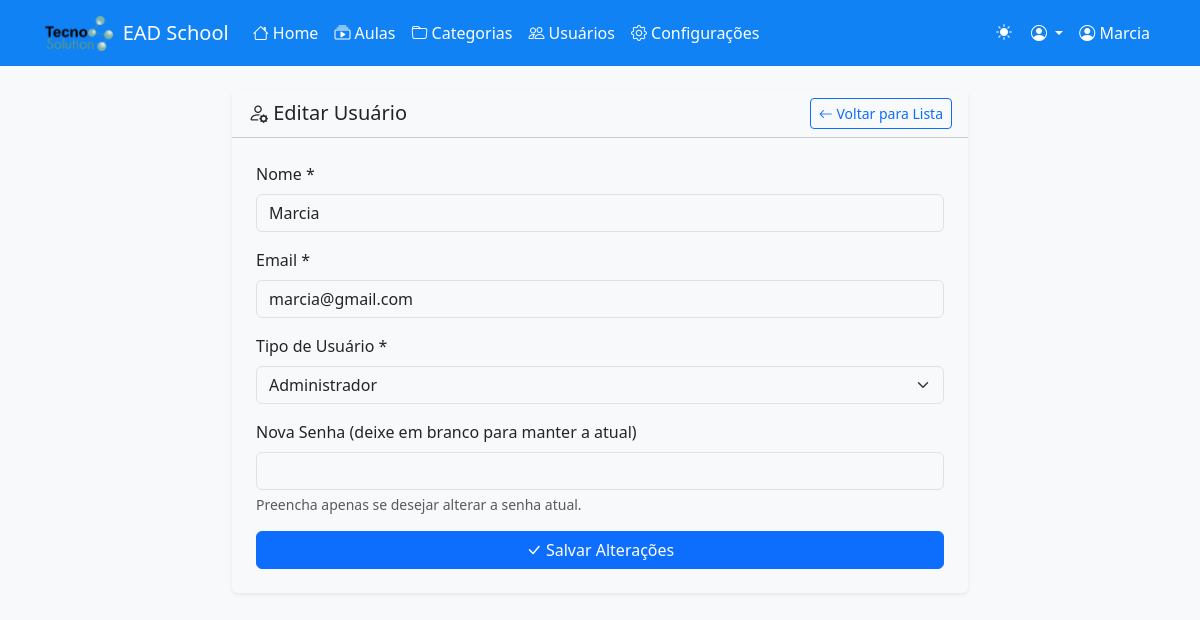
/edit-user.php?id=1 (signed in), run on the app's committed database.
### tables this page shows
CREATE TABLE `users` (
  `id` int(11) NOT NULL,
  `name` varchar(100) NOT NULL,
  `email` varchar(100) NOT NULL,
  `type` enum('admin','user') DEFAULT 'user',
  `password` varchar(255) NOT NULL,
  `created_at` timestamp NOT NULL DEFAULT current_timestamp()
);

### edit-user.php (the view, shortened to what this page needs)
<?php
require_once 'config.php';
$user_id = isset($_GET['id']) ? (int)$_GET['id'] : 0;
$stmt = $pdo->prepare("SELECT * FROM users WHERE id = ?");
$stmt->execute([$user_id]);
$user = $stmt->fetch();
require_once 'includes/header.php';
?>
<div class="container py-4">
    <div class="row justify-content-center">
        <div class="col-md-8">
            <div class="card border-0 shadow-sm">
                <div class="card-header bg-transparent d-flex justify-content-between align-items-center">
                    <h5 class="mb-0">
                        <i class="bi bi-person-gear"></i> Editar Usuário
                    </h5>
                    <a href="users.php" class="btn btn-outline-primary btn-sm">
                        <i class="bi bi-arrow-left"></i> Voltar para Lista
                    </a>
                </div>
                <div class="card-body p-4">
                    <form method="POST" class="needs-validation" novalidate>
                        <div class="mb-3">
                            <label for="name" class="form-label">Nome *</label>
                            <input type="text"
                                   class="form-control"
                                   id="name"
                                   name="name"
                                   value="<?php echo htmlspecialchars($user['name']); ?>"
                                   required>
                        </div>
                        <div class="mb-3">
                            <label for="email" class="form-label">Email *</label>
                            <input type="email"
                                   class="form-control"
                                   id="email"
                                   name="email"
                                   value="<?php echo htmlspecialchars($user['email']); ?>"
                                   required>
                        </div>
                        <div class="mb-3">
                            <label for="type" class="form-label">Tipo de Usuário *</label>
                            <select class="form-select" id="type" name="type" required>
                                <option value="admin" <?php echo $user['type'] === 'admin' ? 'selected' : ''; ?>>
                                    Administrador
                                </option>
                            </select>
                        </div>
                        <div class="mb-3">
                            <label for="password" class="form-label">Nova Senha (deixe em branco para manter a atual)</label>
                            <input type="password"
                                   class="form-control"
                                   id="password"
                                   name="password">
                            <div class="form-text">
                                Preencha apenas se desejar alterar a senha atual.
                            </div>
                        </div>
                        <div class="d-grid">
                            <button type="submit" class="btn btn-primary">
                                <i class="bi bi-check-lg"></i> Salvar Alterações
                            </button>
                        </div>
                    </form>
                </div>
            </div>
        </div>
    </div>
</div>
<?php require_once 'includes/footer.php'; ?>

### data on the page
users: name "Marcia", email "marcia@gmail.com", type "Administrador"

### other printed values
$site_name "EAD School"
$_SESSION['user_name'] "Marcia"
